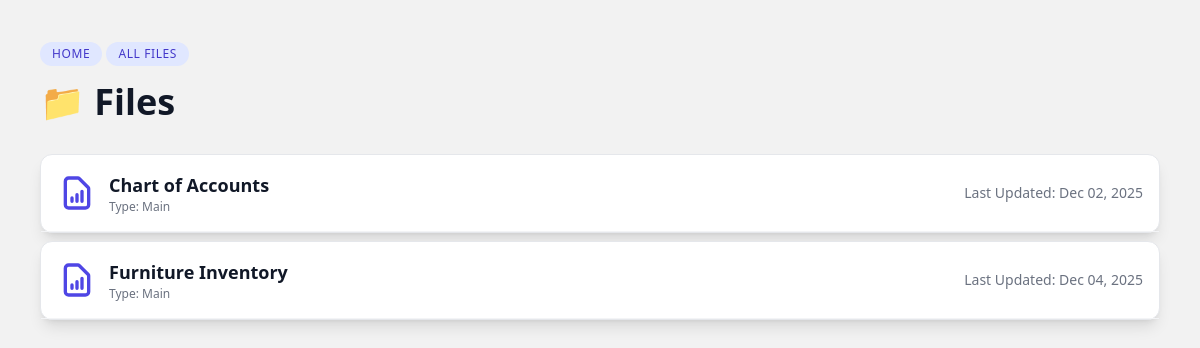
Page /files/lists/ on the earlier database version.
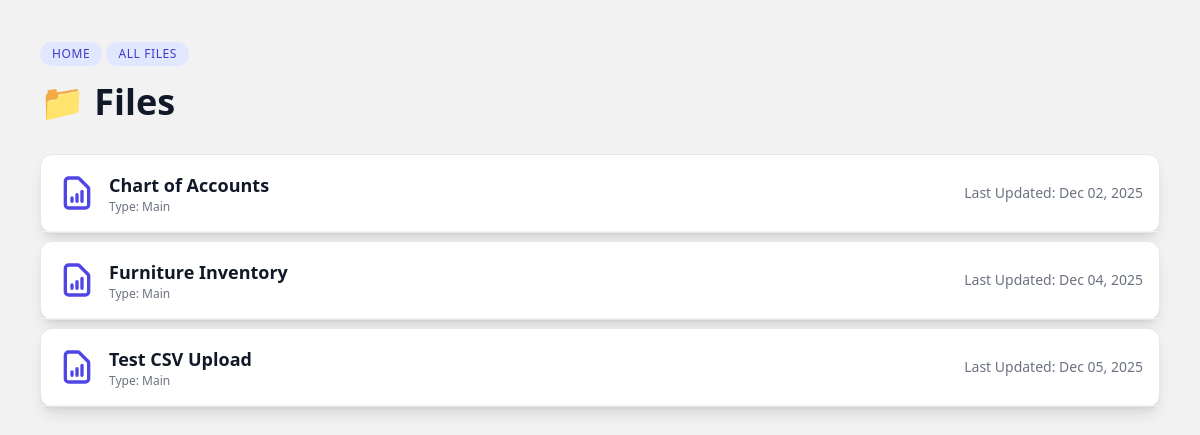
Same page on the later database version.
### files/models.py (models this page shows, shortened)
class SpreadsheetFile(models.Model):
    name = models.CharField(max_length=255)
    file_type = models.CharField(max_length=10, choices=FILE_TYPE_CHOICES)
    data = models.JSONField(default=dict)  # full table: {"columns": [], "rows": []}
    parent = models.ForeignKey(
        'self', null=True, blank=True, on_delete=models.SET_NULL, related_name='children'
    )
    created_at = models.DateTimeField(auto_now_add=True)
    updated_at = models.DateTimeField(auto_now=True)

### files/views.py (the view)
# urls.py: path('files/lists/', views.file_lists, name='file_lists'),
def file_lists(request):
    root_files = SpreadsheetFile.objects.filter(parent__isnull=True).order_by('name')
    context = {
        'files': root_files,  # Renamed for simplicity in the template loop
    }
    return render(request, 'files/type/lists.html', context)

### files/templates/files/type/lists.html (shortened to what this page needs)
{% extends '../base.html' %}
{% block content %}
<span class="inline-block bg-indigo-100 text-indigo-700 text-xs font-medium px-3 py-1 rounded-full uppercase tracking-wider mb-4"><a href="/">Home</a></span>
<span class="inline-block bg-indigo-100 text-indigo-700 text-xs font-medium px-3 py-1 rounded-full uppercase tracking-wider mb-4">All Files</span>
<h1 class="text-4xl font-extrabold text-gray-900 mb-8">📁 Files</h1>
{% if files %}
    <div class="space-y-2">
    {% for file in files %}
        <div class="bg-white rounded-xl shadow-lg border border-gray-200">
            <div class="flex items-center justify-between p-4 border-b border-gray-100 hover:bg-gray-50 transition duration-100">
                <div class="flex items-center space-x-3">
                    <svg class="w-10 h-10 text-indigo-600" fill="none" viewBox="0 0 24 24" stroke="currentColor">
                        <path stroke-linecap="round" stroke-linejoin="round" stroke-width="2" d="M9 17v-2m3 2v-4m3 4v-6m2 10H7a2 2 0 01-2-2V5a2 2 0 012-2h5.586a1 1 0 01.707.293l5.414 5.414a1 1 0 01.293.707V19a2 2 0 01-2 2z">
                        </path>
                    </svg>
                    <div>
                        <a href="/files/edit/{{file.id}}" class="font-bold text-lg text-gray-900 hover:text-indigo-700">{{ file.name }}</a>
                        <p class="text-xs text-gray-500">Type: {{ file.get_file_type_display }}</p>
                    </div>
                </div>
                <div class="text-sm text-gray-500">
                    Last Updated: {{ file.updated_at|date:"M d, Y" }}
                </div>
            </div>
        </div>
    {% endfor %}
    </div>
{% else %}
    <div class="p-12 text-center bg-white rounded-xl shadow-lg border border-dashed border-gray-300">
        <p class="text-xl text-gray-500">No top-level files found in the system.</p>
        <p class="mt-2 text-sm text-gray-400">Create a file without specifying a parent to start a new hierarchy.</p>
    </div>
{% endif %}
{% endblock %}

Differences in the rows shown:
added SpreadsheetFile: name "Test CSV Upload", file_type "Main", updated_at "Dec 05, 2025"
